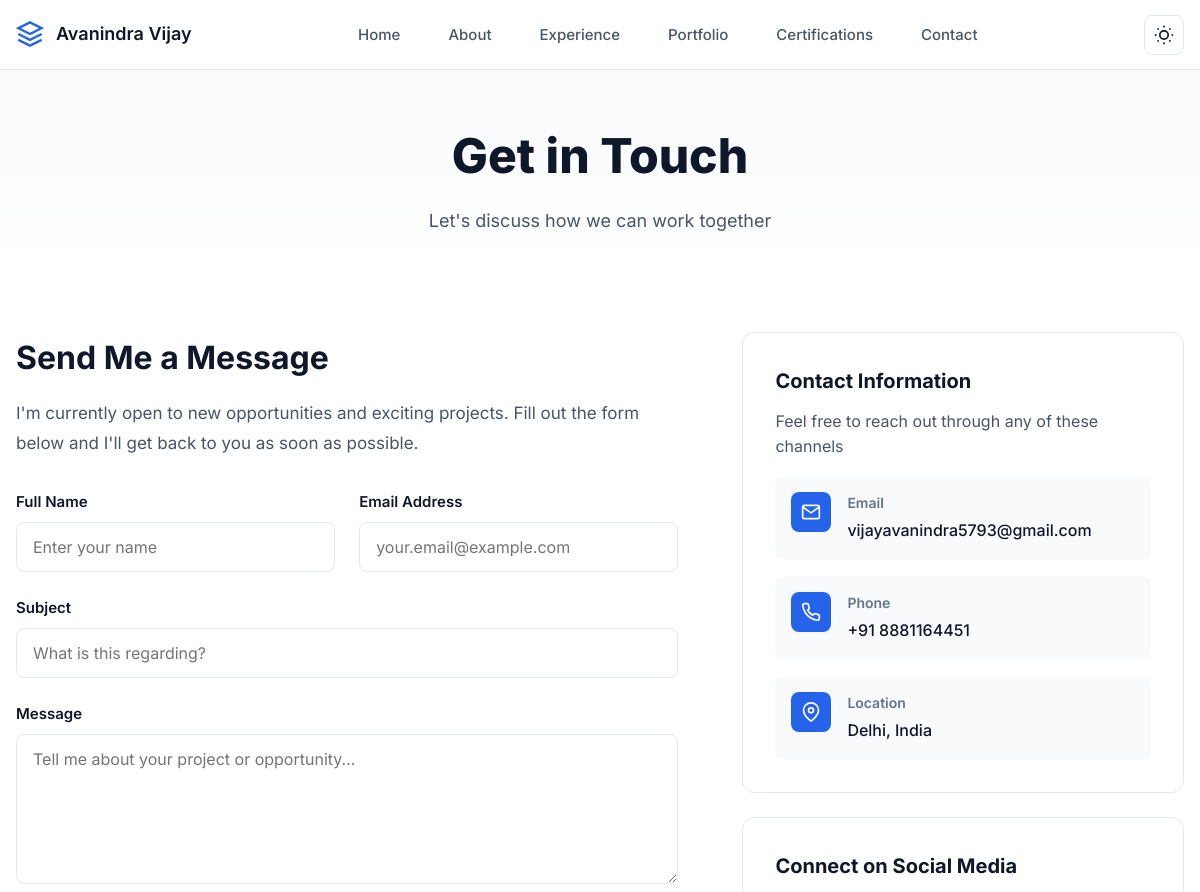
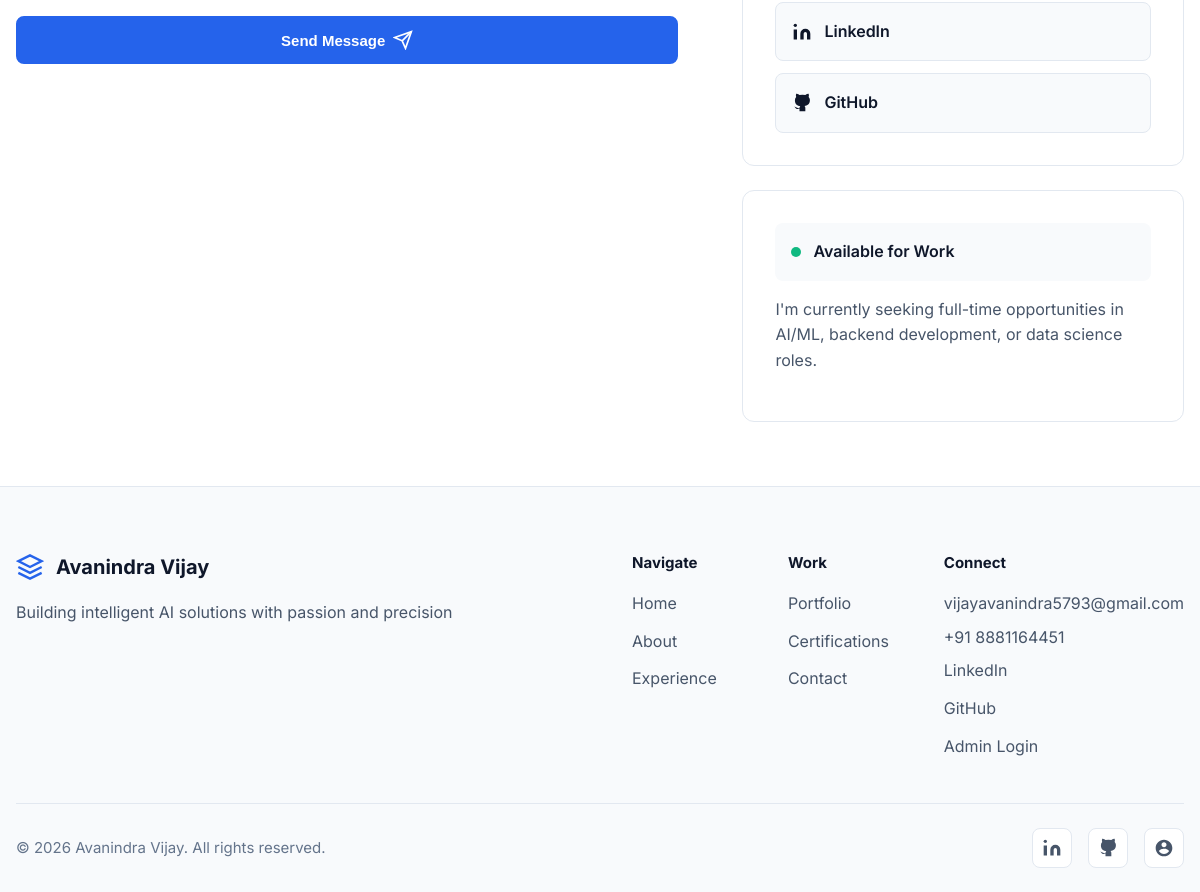
Page /contact/ on the committed database (2 pictures, top to bottom).
### app/models.py (models this page shows, shortened)
class Profile(models.Model):
    name = models.CharField(max_length=100, default="Avanindra Vijay")
    title = models.CharField(max_length=200, default="Software Engineer & Data Scientist")
    email = models.EmailField(default="vijayavanindra5793@gmail.com")
    phone = models.CharField(max_length=20, default="+91 8881164451")
    location = models.CharField(max_length=100, default="Delhi, India")
    linkedin_url = models.URLField(blank=True, null=True)
    github_url = models.URLField(blank=True, null=True)
    resume_url = models.URLField(blank=True, null=True)
    about_intro = models.TextField(help_text="First paragraph of about section")
    about_details = models.TextField(help_text="Detailed description")
    about_current = models.TextField(help_text="What you're currently doing")
    cgpa = models.DecimalField(max_digits=4, decimal_places=2, default=8.66)
    projects_count = models.IntegerField(default=5)
    certifications_count = models.IntegerField(default=7)
    data_records_processed = models.CharField(max_length=20, default="50K+")
    available_for_work = models.BooleanField(default=True)
    updated_at = models.DateTimeField(auto_now=True)
    class Meta:
        verbose_name = "Profile"
        verbose_name_plural = "Profile"

### app/views.py (the view)
# urls.py: path('contact/', views.contact, name='contact'),
def contact(request):
    context = get_profile_context()
    return render(request, 'contact.html', context)

### app/views.py (called while the page is built)
def get_profile_context():
    try:
        profile = Profile.objects.first()
    except Profile.DoesNotExist:
        profile = None
    return {'profile': profile}

### templates/contact.html (shortened to what this page needs)
{% extends "base.html" %}
{% block content %}
<section class="page-header">
    <div class="container">
        <h1 class="page-title">Get in Touch</h1>
        <p class="page-subtitle">Let's discuss how we can work together</p>
    </div>
</section>
<section class="contact-section">
    <div class="container">
        <div class="contact-layout">
            <div class="contact-form-container">
                <h2>Send Me a Message</h2>
                <p class="form-intro">
                    I'm currently open to new opportunities and exciting projects.
                    Fill out the form below and I'll get back to you as soon as possible.
                </p>
                <form class="contact-form" id="contactForm">
                    <div class="form-row">
                        <div class="form-group">
                            <label for="name">Full Name</label>
                            <input type="text" id="name" name="name" required placeholder="Enter your name">
                        </div>
                        <div class="form-group">
                            <label for="email">Email Address</label>
                            <input type="email" id="email" name="email" required placeholder="your.email@example.com">
                        </div>
                    </div>
                    <div class="form-group">
                        <label for="subject">Subject</label>
                        <input type="text" id="subject" name="subject" required placeholder="What is this regarding?">
                    </div>
                    <div class="form-group">
                        <label for="message">Message</label>
                        <textarea id="message" name="message" rows="6" required placeholder="Tell me about your project or opportunity..."></textarea>
                    </div>
                    <button type="submit" class="btn btn-primary btn-block">
                        <span>Send Message</span>
                        <svg width="20" height="20" viewBox="0 0 24 24" fill="none" stroke="currentColor" stroke-width="2">
                            <line x1="22" y1="2" x2="11" y2="13"></line>
                            <polygon points="22 2 15 22 11 13 2 9 22 2"></polygon>
                        </svg>
                    </button>
                </form>
            </div>
            <div class="contact-info-container">
                <div class="contact-info-card">
                    <h3>Contact Information</h3>
                    <p>Feel free to reach out through any of these channels</p>
                    <div class="contact-methods">
                        <div class="contact-method">
                            <div class="method-icon">
                                <svg width="20" height="20" viewBox="0 0 24 24" fill="none" stroke="currentColor" stroke-width="2">
                                    <path d="M4 4h16c1.1 0 2 .9 2 2v12c0 1.1-.9 2-2 2H4c-1.1 0-2-.9-2-2V6c0-1.1.9-2 2-2z"></path>
                                    <polyline points="22,6 12,13 2,6"></polyline>
                                </svg>
                            </div>
                            <div class="method-details">
                                <div class="method-label">Email</div>
                                <a href="mailto:{% if profile %}{{ profile.email }}{% else %}vijayavanindra5793@gmail.com{% endif %}" class="method-value">
                                    {% if profile %}{{ profile.email }}{% else %}vijayavanindra5793@gmail.com{% endif %}
                                </a>
                            </div>
                        </div>
                        <div class="contact-method">
                            <div class="method-icon">
                            </div>
                            <div class="method-details">
                                <div class="method-label">Phone</div>
                                <a href="tel:{% if profile %}{{ profile.phone }}{% else %}+918881164451{% endif %}" class="method-value">
                                    {% if profile %}{{ profile.phone }}{% else %}+91 8881164451{% endif %}
                                </a>
                            </div>
                        </div>
                        <div class="contact-method">
                            <div class="method-icon">
                                <svg width="20" height="20" viewBox="0 0 24 24" fill="none" stroke="currentColor" stroke-width="2">
                                    <path d="M21 10c0 7-9 13-9 13s-9-6-9-13a9 9 0 0 1 18 0z"></path>
                                    <circle cx="12" cy="10" r="3"></circle>
                                </svg>
                            </div>
                            <div class="method-details">
                                <div class="method-label">Location</div>
                                <div class="method-value">{% if profile %}{{ profile.location }}{% else %}Delhi, India{% endif %}</div>
                            </div>
                        </div>
                    </div>
                </div>
                <div class="social-links-card">
                    <h4>Connect on Social Media</h4>
                    <div class="social-links">
                        {% if profile and profile.linkedin_url %}
                            <a href="{{ profile.linkedin_url }}" target="_blank" rel="noopener noreferrer" class="social-link">
                        {% else %}
                            <a href="https://www.linkedin.com/in/vijayavanindra/" target="_blank" rel="noopener noreferrer" class="social-link">
                        {% endif %}
                            <svg width="20" height="20" viewBox="0 0 24 24" fill="currentColor">
                                <path d="M16 8a6 6 0 0 1 6 6v7h-4v-7a2 2 0 0 0-2-2 2 2 0 0 0-2 2v7h-4v-7a6 6 0 0 1 6-6z"></path>
                                <rect x="2" y="9" width="4" height="12"></rect>
                                <circle cx="4" cy="4" r="2"></circle>
                            </svg>
                            <span>LinkedIn</span>
                        </a>
                        {% if profile and profile.github_url %}
                            <a href="{{ profile.github_url }}" target="_blank" rel="noopener noreferrer" class="social-link">
                        {% else %}
                            <a href="https://github.com/AvanindraVijay" target="_blank" rel="noopener noreferrer" class="social-link">
                        {% endif %}
                            <span>GitHub</span>
                        </a>
                    </div>
                </div>
                <div class="availability-card">
                    <div class="availability-status">
                        <span class="status-dot"></span>
                        <span class="status-text">{% if profile and profile.available_for_work %}Available for Work{% else %}Available for Work{% endif %}</span>
                    </div>
                    <p>
                        I'm currently seeking full-time opportunities in AI/ML,
                        backend development, or data science roles.
                    </p>
                </div>
            </div>
        </div>
    </div>
</section>
{% endblock %}

### templates/base.html (shortened to what this page needs)
<!DOCTYPE html>
<html lang="en">
<head>
    <link rel="stylesheet" href="/static/css/style.css">
</head>
<body>
    <header class="header">
        <div class="container">
            <a href="/" class="nav-brand">
                <div class="brand-icon">
                    <svg viewBox="0 0 24 24" fill="none" stroke="currentColor" stroke-width="2">
                        <path d="M12 2L2 7l10 5 10-5-10-5z"></path>
                        <path d="M2 17l10 5 10-5M2 12l10 5 10-5"></path>
                    </svg>
                </div>
                <span class="brand-text">{% if profile %}{{ profile.name }}{% else %}Avanindra Vijay{% endif %}</span>
            </a>
            <nav class="nav-desktop">
                <a href="/" class="nav-link">Home</a>
                <a href="/about" class="nav-link">About</a>
                <a href="/experience" class="nav-link">Experience</a>
                <a href="/portfolio" class="nav-link">Portfolio</a>
                <a href="/certifications" class="nav-link">Certifications</a>
                <a href="/contact" class="nav-link">Contact</a>
            </nav>
            <div class="nav-actions">
                <button class="theme-toggle" id="themeToggle" aria-label="Toggle theme">
                </button>
            </div>
        </div>
    </header>
    <main class="main-content">
        {% block content %}{% endblock %}
    </main>
    <footer class="footer">
        <div class="container">
            <div class="footer-content">
                <div class="footer-left">
                    <div class="footer-brand">
                        <div class="brand-icon">
                            <svg viewBox="0 0 24 24" fill="none" stroke="currentColor" stroke-width="2">
                                <path d="M12 2L2 7l10 5 10-5-10-5z"></path>
                                <path d="M2 17l10 5 10-5M2 12l10 5 10-5"></path>
                            </svg>
                        </div>
                        <span>{% if profile %}{{ profile.name }}{% else %}Avanindra Vijay{% endif %}</span>
                    </div>
                    <p class="footer-tagline">Building intelligent AI solutions with passion and precision</p>
                </div>
                <div class="footer-links">
                    <div class="footer-column">
                        <h4>Navigate</h4>
                        <a href="/">Home</a>
                        <a href="/about">About</a>
                        <a href="/experience">Experience</a>
                    </div>
                    <div class="footer-column">
                        <h4>Work</h4>
                        <a href="/portfolio">Portfolio</a>
                        <a href="/certifications">Certifications</a>
                        <a href="/contact">Contact</a>
                    </div>
                    <div class="footer-column">
                        <h4>{% if user.is_authenticated %}Admin{% else %}Connect{% endif %}</h4>
                        {% if user.is_authenticated %}
                            <a href="/admin/">Admin Panel</a>
                            <a href="/logout/">Logout</a>
                            <span class="footer-user">Logged in as: {{ user.username }}</span>
                        {% else %}
                            <span style="display: block; margin-bottom: 8px; color: var(--text-secondary);">{% if profile %}{{ profile.email }}{% else %}vijayavanindra5793@gmail.com{% endif %}</span>
                            <span style="display: block; margin-bottom: 8px; color: var(--text-secondary);">{% if profile %}{{ profile.phone }}{% else %}+91 8881164451{% endif %}</span>
                            {% if profile and profile.linkedin_url %}
                                <a href="{{ profile.linkedin_url }}" target="_blank" rel="noopener noreferrer">LinkedIn</a>
                            {% else %}
                                <a href="https://www.linkedin.com/in/vijayavanindra/" target="_blank" rel="noopener noreferrer">LinkedIn</a>
                            {% endif %}
                            {% if profile and profile.github_url %}
                                <a href="{{ profile.github_url }}" target="_blank" rel="noopener noreferrer">GitHub</a>
                            {% else %}
                                <a href="https://github.com/AvanindraVijay" target="_blank" rel="noopener noreferrer">GitHub</a>
                            {% endif %}
                            <a href="/login/">Admin Login</a>
                        {% endif %}
                    </div>
                </div>
            </div>
            <div class="footer-bottom">
                <p>&copy; 2026 {% if profile %}{{ profile.name }}{% else %}Avanindra Vijay{% endif %}. All rights reserved.</p>
                <div class="footer-social">
                    {% if profile and profile.linkedin_url %}
                        <a href="{{ profile.linkedin_url }}" target="_blank" rel="noopener noreferrer" aria-label="LinkedIn">
                    {% else %}
                        <a href="https://www.linkedin.com/in/vijayavanindra/" target="_blank" rel="noopener noreferrer" aria-label="LinkedIn">
                    {% endif %}
                        <svg width="20" height="20" viewBox="0 0 24 24" fill="currentColor">
                            <path d="M16 8a6 6 0 0 1 6 6v7h-4v-7a2 2 0 0 0-2-2 2 2 0 0 0-2 2v7h-4v-7a6 6 0 0 1 6-6z"></path>
                            <rect x="2" y="9" width="4" height="12"></rect>
                            <circle cx="4" cy="4" r="2"></circle>
                        </svg>
                    </a>
                    {% if profile and profile.github_url %}
                        <a href="{{ profile.github_url }}" target="_blank" rel="noopener noreferrer" aria-label="GitHub">
                    {% else %}
                        <a href="https://github.com/AvanindraVijay" target="_blank" rel="noopener noreferrer" aria-label="GitHub">
                    {% endif %}
                    </a>
                    {% if not user.is_authenticated %}
                    <a href="/login/" aria-label="Admin Login" title="Admin Login">
                        <svg width="20" height="20" viewBox="0 0 24 24" fill="currentColor">
                            <path d="M12 2C6.48 2 2 6.48 2 12s4.48 10 10 10 10-4.48 10-10S17.52 2 12 2zm0 3c1.66 0 3 1.34 3 3s-1.34 3-3 3-3-1.34-3-3 1.34-3 3-3zm0 14.2c-2.5 0-4.71-1.28-6-3.22.03-1.99 4-3.08 6-3.08 1.99 0 5.97 1.09 6 3.08-1.29 1.94-3.5 3.22-6 3.22z"/>
                        </svg>
                    </a>
                    {% endif %}
                </div>
            </div>
        </div>
    </footer>
</body>
</html>

### rows in the picture
Profile: name "Avanindra Vijay", email "vijayavanindra5793@gmail.com", phone "+91 8881164451", location "Delhi, India"
